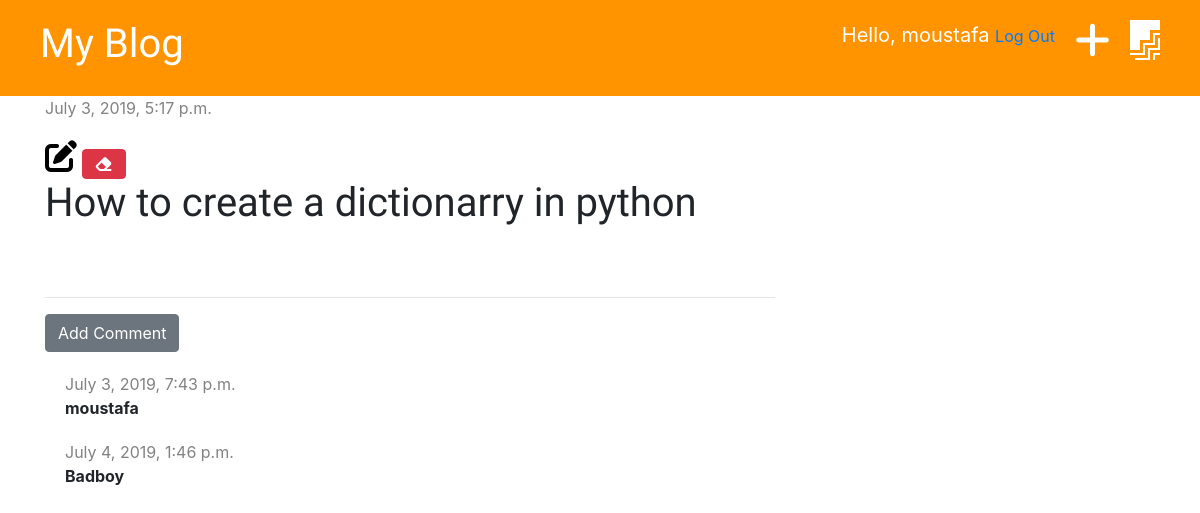
The page /post/8/ (signed in) on the database its author committed.
### blog/models.py (models this page shows, shortened)
class Post(models.Model):
    author = models.ForeignKey('auth.User', on_delete= models.CASCADE)
    title = models.CharField(max_length=200)
    text = models.TextField()
    created_date = models.DateTimeField(default=timezone.now)
    published_date = models.DateTimeField(blank=True, null=True)

class Comment(models.Model):
    post = models.ForeignKey('blog.Post', on_delete=models.CASCADE, related_name='comments')
    author = models.CharField(max_length=200)
    created_date = models.DateTimeField(default=timezone.now)
    text = models.TextField()
    approved = models.BooleanField(default=False)

### blog/views.py (the view)
# urls.py: path('post/<int:pk>/', views.post_detail, name='post_detail'),
def post_detail(request, pk):
    posts = get_object_or_404(Post, pk=pk)
    stuff_for_frontend = {'posts': posts }
    return render(request, 'blog/post_detail.html', stuff_for_frontend)

### blog/templatetags/markdownify.py (called while the page is built)
@register.filter
def markdown(value):
    renderer = HighlightRenderer()
    markdown = mistune.Markdown(renderer=renderer)
    return markdown(value)

### blog/templates/blog/post_detail.html (shortened to what this page needs)
{% extends 'blog/base.html' %}
{% load markdownify %}
{% block content %}
    <div class="post">
        {% if posts.published_date %}
            <div class="date">
                {{ posts.published_date }}
            </div>
        {% else %}
            <a href="{% url 'post_publish' pk=posts.pk %}" class="btn btn-primary">Publish</a>
        {% endif %}
        {% if user.is_authenticated %}
        <a href="{% url 'post_edit' pk=posts.pk %}"><i class="fas fa-edit fa-2x" style="color: black; padding-top:20px;"></i></a>
        {% endif %}
        <a href="{% url 'delete_post' pk=posts.pk %}" class="btn btn-danger" onclick="return confirm('Are sure you want to delete this post?')"><i class="fas fa-eraser"></i></a>
        <h1>{{ posts.title }}</h1>
    </div>
   <hr>
    <a href="{% url 'add_comment_to_post' pk=posts.pk %}" class="btn btn-secondary">Add Comment</a>
    {% for comment in posts.comments.all %}
        {% if user.is_superuser or comment.approved %}
        <div class="comment">
            <div class="date">
                {{ comment.created_date }}
            </div>
            <strong>{{ comment.author }}</strong>
        </div>
        {% endif %}
    {% empty %}
        <p>No comments yet...</p>
    {% endfor %}
{% endblock %}

### blog/templates/blog/base.html (shortened to what this page needs)
{% load static %}
{% load staticfiles %}
<html lang="en">
<head>
    <link rel="stylesheet" href="{% static 'blog/style.css' %}" type="text/css">
    <link rel="stylesheet" href="https://stackpath.bootstrapcdn.com/bootstrap/4.3.1/css/bootstrap.min.css">
    <link rel="stylesheet" href="{% static 'blog/zenburn.css' %}">
</head>
<body>
    <div class="page-header">
        {% if user.is_authenticated %}
        <a href="{% url 'post_draft_list' %}" class="top-menu"><i class="fab fa-firstdraft fa-2x"></i></a>
        <a href="{% url 'post_new' %}" class="top-menu"><i class="fas fa-plus fa-2x"></i></a>
        <p class="top-menu">Hello, {{ user.username }} <small><a href="{% url 'logout' %}?next=/">Log Out</a></small> </p>
        {% else %}
        <a href="{% url 'login' %}" class="top-menu"><i class="fas fa-sign-in-alt fa-2x"></i></a>
        {% endif %}
        <h1><a href="{% url 'post_list' %}">My Blog</a></h1>
    </div>
    <div class="content container">
        <div class="row">
            <div class="col-md-8">
                {% block content %}
                {% endblock %}
            </div>
        </div>
    </div>
</body>
</html>

### blog/static/blog/style.css (style rules this page uses)
.page-header { background-color: #ff9400; margin-top: 0; padding: 20px 20px 20px 40px; }
.page-header h1, .page-header h1 a { color: #ffffff; font-size: 30pt; text-decoration: none; }
.content, .container { margin-left: 20px; }
h1, h2, h3, h4 { font-family: 'Tangerine', 'Inconsolata', 'Droid Sans', serif; font-size: 48px; }
.date { color: #828282; }
.post { margin-bottom: 70px; }
.top-menu { color: #ffffff; float: right; font-size: 20px; margin-right: 20px; }
.comment { margin: 20px 0px 20px 20px; }

### rows shown on the page
Post: published_date "July 3, 2019, 5:17 p.m.", title "How to create a dictionarry in python"
Comment: created_date "July 3, 2019, 7:43 p.m.", author "moustafa"
Comment: created_date "July 4, 2019, 1:46 p.m.", author "Badboy"

### other values the page prints
{{ user.username }} "moustafa"
